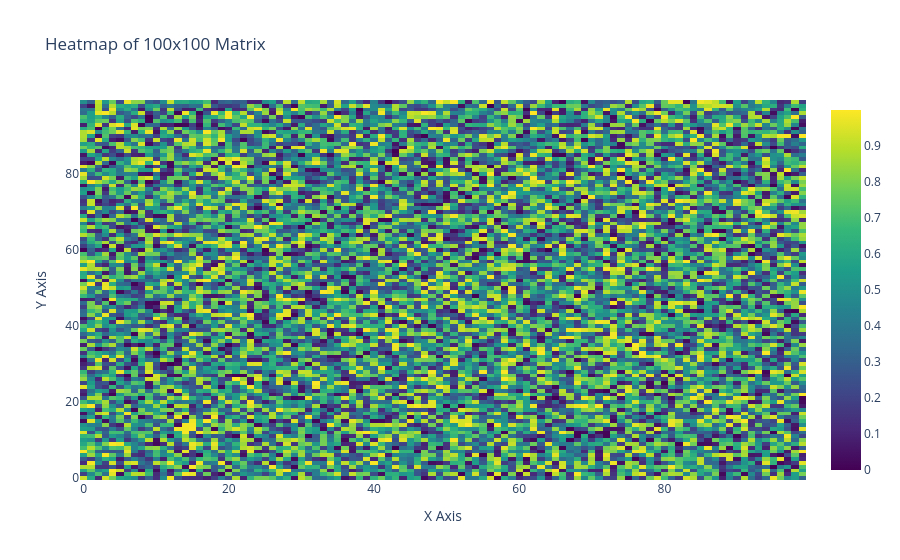

The code cell stored with this chart in its notebook:
### Code cell
import plotly.graph_objs as go
import numpy as np

# Example 100x100 matrix
matrix = np.random.rand(100, 100)

# Create the heatmap
fig = go.Figure(data=go.Heatmap(
    z=matrix,
    colorscale='Viridis'
))

# Update layout
fig.update_layout(
    title='Heatmap of 100x100 Matrix',
    xaxis_title='X Axis',
    yaxis_title='Y Axis'
)

# Show the figure
fig.show()

### Figure 1 — Plotly figure (JSON) as saved in the notebook; plotly's stock layout.template omitted (floating-point values rounded to 4 significant figures; data arrays with more than 128 entries replaced by an {"elided": "..."} marker saying what was removed)
{"data": [{"colorscale": [[0, "#440154"], [0.1111, "#482878"], [0.2222, "#3e4989"], [0.3333, "#31688e"], [0.4444, "#26828e"], [0.5556, "#1f9e89"], [0.6667, "#35b779"], [0.7778, "#6ece58"], [0.8889, "#b5de2b"], [1, "#fde725"]], "type": "heatmap", "z": {"elided": "100x100 float values"}}], "layout": {"autosize": true, "title": {"text": "Heatmap of 100x100 Matrix"}, "xaxis": {"autorange": true, "range": [-0.5, 99.5], "title": {"text": "X Axis"}}, "yaxis": {"autorange": true, "range": [-0.5, 99.5], "title": {"text": "Y Axis"}}}}
